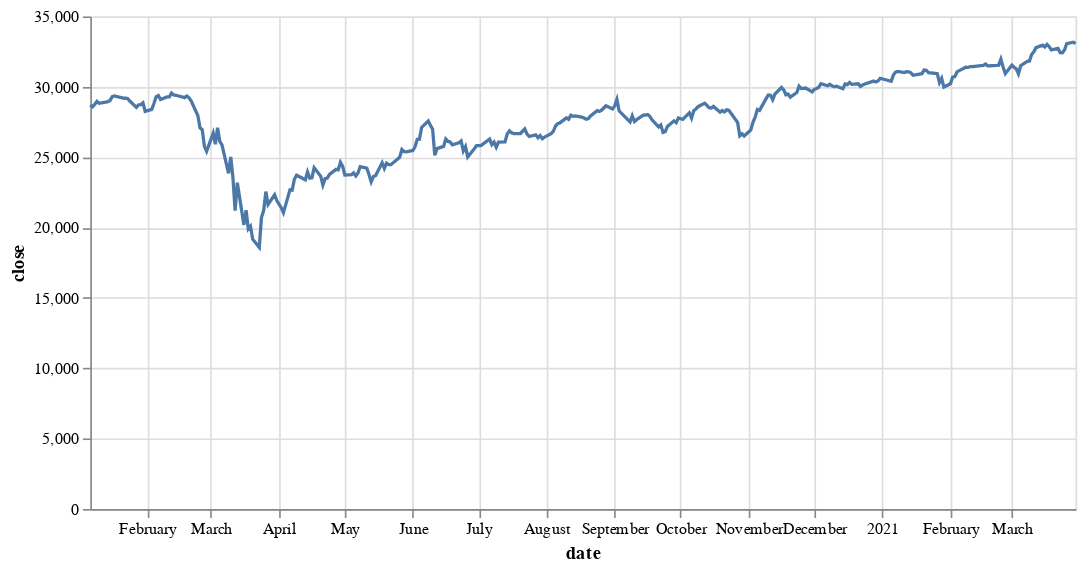

The cell this chart's notebook holds for it:
### Markdown cell above
# Interactive Graph

### Code cell
dji_df = df.copy()
dji_df = dji_df[dji_df['ticker'] == 'DJI']
dji_df = dji_df[pd.Timestamp(2020, 1, 3) < dji_df['date']] 
dji_df = dji_df[dji_df['date'] < pd.Timestamp(2021, 3, 31)]

starting_value = dji_df[dji_df['date'] == min(dji_df['date'])]['close'].iloc[0]
final_value = dji_df[dji_df['date'] == max(dji_df['date'])]['close'].iloc[0]
percentage_change = (final_value - starting_value) / abs(starting_value) * 100

print(f"First Price: ${starting_value}; Last Price: ${final_value}")
print(f"Change in Price (Amount): ${round(final_value - starting_value, 4)}")
print(f"Change in Price (Percentage): {round(percentage_change, 2)}%")

# Chart Logic
nearest = alt.selection(type='single', nearest=True, on='mouseover', fields=['date'], empty='none')

line = alt.Chart(dji_df).mark_line().encode(
    x='date:T',
    y='close:Q'
)

# Transparent selectors across the chart. This is what tells us
# the x-value of the cursor
selectors = alt.Chart(dji_df).mark_point().encode(
    x='date:T',
    opacity=alt.value(0),
).add_selection(
    nearest
)

# Draw points on the line, and highlight based on selection
points = line.mark_point().encode(
    opacity=alt.condition(nearest, alt.value(1), alt.value(0))
)

# Draw text labels near the points, and highlight based on selection
text = line.mark_text(align='left', dx=5, dy=30).encode(
    text=alt.condition(nearest, 'close:Q', alt.value(' '))
).transform_calculate(label="datum.y")

# Draw a rule at the location of the selection
rules = alt.Chart(dji_df).mark_rule(color='gray').encode(
    x='date:T',
).transform_filter(
    nearest
)

alt.layer(
    line, selectors, points, rules, text
).properties(
    width=600, height=300
)

### Figure 1 — Vega-Lite specification as saved in the notebook (floating-point values rounded to 4 significant figures; data arrays with more than 128 entries replaced by an {"elided": "..."} marker saying what was removed)
{"config": {"view": {"continuousWidth": 400, "continuousHeight": 300}}, "layer": [{"mark": "line", "encoding": {"x": {"type": "temporal", "field": "date"}, "y": {"type": "quantitative", "field": "close"}}}, {"mark": "point", "encoding": {"opacity": {"value": 0}, "x": {"type": "temporal", "field": "date"}}, "selection": {"selector001": {"type": "single", "nearest": true, "on": "mouseover", "fields": ["date"], "empty": "none"}}}, {"mark": "point", "encoding": {"opacity": {"condition": {"value": 1, "selection": "selector001"}, "value": 0}, "x": {"type": "temporal", "field": "date"}, "y": {"type": "quantitative", "field": "close"}}}, {"mark": {"type": "rule", "color": "gray"}, "encoding": {"x": {"type": "temporal", "field": "date"}}, "transform": [{"filter": {"selection": "selector001"}}]}, {"mark": {"type": "text", "align": "left", "dx": 5, "dy": 30}, "encoding": {"text": {"condition": {"type": "quantitative", "field": "close", "selection": "selector001"}, "value": " "}, "x": {"type": "temporal", "field": "date"}, "y": {"type": "quantitative", "field": "close"}}, "transform": [{"calculate": "datum.y", "as": "label"}]}], "data": {"name": "data-6ad83ce094401a857e45b78f20a19cc5"}, "height": 300, "width": 600, "$schema": "https://vega.github.io/schema/vega-lite/v4.8.1.json", "datasets": {"data-6ad83ce094401a857e45b78f20a19cc5": {"elided": "307 records"}}}
